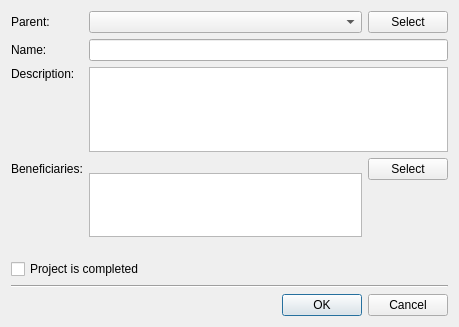
<?xml version="1.0" encoding="UTF-8"?>
<ui version="4.0">
 <class>tt3::gui::CreateProjectDialog</class>
 <widget class="QDialog" name="tt3::gui::CreateProjectDialog">
  <property name="geometry">
   <rect>
    <x>0</x>
    <y>0</y>
    <width>459</width>
    <height>327</height>
   </rect>
  </property>
  <property name="windowTitle">
   <string>Create project</string>
  </property>
  <property name="windowIcon">
   <iconset resource="tt3-gui.qrc">
    <normaloff>:/tt3-gui/Resources/Images/Actions/CreateProjectLarge.png</normaloff>:/tt3-gui/Resources/Images/Actions/CreateProjectLarge.png</iconset>
  </property>
  <property name="modal">
   <bool>true</bool>
  </property>
  <layout class="QGridLayout" name="gridLayout">
   <item row="0" column="0">
    <widget class="QLabel" name="parentProjectLabel">
     <property name="text">
      <string>Parent:</string>
     </property>
    </widget>
   </item>
   <item row="0" column="1">
    <widget class="QComboBox" name="parentProjectComboBox"/>
   </item>
   <item row="0" column="2">
    <widget class="QPushButton" name="selectParentProjectPushButton">
     <property name="text">
      <string>Select</string>
     </property>
     <property name="icon">
      <iconset resource="tt3-gui.qrc">
       <normaloff>:/tt3-gui/Resources/Images/Actions/ViewProjectSmall.png</normaloff>:/tt3-gui/Resources/Images/Actions/ViewProjectSmall.png</iconset>
     </property>
    </widget>
   </item>
   <item row="1" column="0">
    <widget class="QLabel" name="displayNameLabel">
     <property name="text">
      <string>Name:</string>
     </property>
    </widget>
   </item>
   <item row="2" column="0">
    <widget class="QLabel" name="descriptionLabel">
     <property name="text">
      <string>Description:</string>
     </property>
     <property name="alignment">
      <set>Qt::AlignmentFlag::AlignLeading|Qt::AlignmentFlag::AlignLeft|Qt::AlignmentFlag::AlignTop</set>
     </property>
    </widget>
   </item>
   <item row="2" column="1" colspan="2">
    <widget class="QPlainTextEdit" name="descriptionPlainTextEdit">
     <property name="sizePolicy">
      <sizepolicy hsizetype="Expanding" vsizetype="Fixed">
       <horstretch>0</horstretch>
       <verstretch>0</verstretch>
      </sizepolicy>
     </property>
     <property name="maximumSize">
      <size>
       <width>16777215</width>
       <height>85</height>
      </size>
     </property>
     <property name="tabChangesFocus">
      <bool>true</bool>
     </property>
    </widget>
   </item>
   <item row="3" column="0">
    <widget class="QLabel" name="beneficiariesLabel">
     <property name="text">
      <string>Beneficiaries:</string>
     </property>
    </widget>
   </item>
   <item row="3" column="1" rowspan="2">
    <widget class="QListWidget" name="beneficiariesListWidget">
     <property name="sizePolicy">
      <sizepolicy hsizetype="Expanding" vsizetype="Expanding">
       <horstretch>0</horstretch>
       <verstretch>64</verstretch>
      </sizepolicy>
     </property>
     <property name="minimumSize">
      <size>
       <width>0</width>
       <height>0</height>
      </size>
     </property>
     <property name="maximumSize">
      <size>
       <width>16777215</width>
       <height>64</height>
      </size>
     </property>
     <property name="baseSize">
      <size>
       <width>0</width>
       <height>64</height>
      </size>
     </property>
    </widget>
   </item>
   <item row="3" column="2">
    <widget class="QPushButton" name="selectBeneficiariesPushButton">
     <property name="text">
      <string>Select</string>
     </property>
     <property name="icon">
      <iconset resource="tt3-gui.qrc">
       <normaloff>:/tt3-gui/Resources/Images/Actions/ViewBeneficiarySmall.png</normaloff>:/tt3-gui/Resources/Images/Actions/ViewBeneficiarySmall.png</iconset>
     </property>
    </widget>
   </item>
   <item row="4" column="2">
    <spacer name="verticalSpacer">
     <property name="orientation">
      <enum>Qt::Orientation::Vertical</enum>
     </property>
     <property name="sizeHint" stdset="0">
      <size>
       <width>20</width>
       <height>27</height>
      </size>
     </property>
    </spacer>
   </item>
   <item row="6" column="0" colspan="3">
    <widget class="Line" name="line">
     <property name="orientation">
      <enum>Qt::Orientation::Horizontal</enum>
     </property>
    </widget>
   </item>
   <item row="5" column="0" colspan="3">
    <widget class="QCheckBox" name="completedCheckBox">
     <property name="text">
      <string>Project is completed</string>
     </property>
    </widget>
   </item>
   <item row="7" column="0" colspan="3">
    <widget class="QDialogButtonBox" name="buttonBox">
     <property name="orientation">
      <enum>Qt::Orientation::Horizontal</enum>
     </property>
     <property name="standardButtons">
      <set>QDialogButtonBox::StandardButton::Cancel|QDialogButtonBox::StandardButton::Ok</set>
     </property>
    </widget>
   </item>
   <item row="1" column="1" colspan="2">
    <widget class="QLineEdit" name="displayNameLineEdit"/>
   </item>
  </layout>
 </widget>
 <tabstops>
  <tabstop>parentProjectComboBox</tabstop>
  <tabstop>selectParentProjectPushButton</tabstop>
  <tabstop>displayNameLineEdit</tabstop>
  <tabstop>descriptionPlainTextEdit</tabstop>
  <tabstop>beneficiariesListWidget</tabstop>
  <tabstop>selectBeneficiariesPushButton</tabstop>
  <tabstop>completedCheckBox</tabstop>
 </tabstops>
 <resources>
  <include location="tt3-gui.qrc"/>
 </resources>
 <connections>
  <connection>
   <sender>buttonBox</sender>
   <signal>accepted()</signal>
   <receiver>tt3::gui::CreateProjectDialog</receiver>
   <slot>accept()</slot>
   <hints>
    <hint type="sourcelabel">
     <x>248</x>
     <y>254</y>
    </hint>
    <hint type="destinationlabel">
     <x>157</x>
     <y>274</y>
    </hint>
   </hints>
  </connection>
  <connection>
   <sender>buttonBox</sender>
   <signal>rejected()</signal>
   <receiver>tt3::gui::CreateProjectDialog</receiver>
   <slot>reject()</slot>
   <hints>
    <hint type="sourcelabel">
     <x>316</x>
     <y>260</y>
    </hint>
    <hint type="destinationlabel">
     <x>286</x>
     <y>274</y>
    </hint>
   </hints>
  </connection>
  <connection>
   <sender>selectParentProjectPushButton</sender>
   <signal>clicked()</signal>
   <receiver>tt3::gui::CreateProjectDialog</receiver>
   <slot>_selectParentProjectPushButtonClicked()</slot>
   <hints>
    <hint type="sourcelabel">
     <x>298</x>
     <y>24</y>
    </hint>
    <hint type="destinationlabel">
     <x>185</x>
     <y>146</y>
    </hint>
   </hints>
  </connection>
  <connection>
   <sender>displayNameLineEdit</sender>
   <signal>textChanged(QString)</signal>
   <receiver>tt3::gui::CreateProjectDialog</receiver>
   <slot>_displayNameLineEditTextChanged(QString)</slot>
   <hints>
    <hint type="sourcelabel">
     <x>232</x>
     <y>59</y>
    </hint>
    <hint type="destinationlabel">
     <x>185</x>
     <y>146</y>
    </hint>
   </hints>
  </connection>
  <connection>
   <sender>descriptionPlainTextEdit</sender>
   <signal>textChanged()</signal>
   <receiver>tt3::gui::CreateProjectDialog</receiver>
   <slot>_descriptionPlainTextEditTextChanged()</slot>
   <hints>
    <hint type="sourcelabel">
     <x>232</x>
     <y>123</y>
    </hint>
    <hint type="destinationlabel">
     <x>185</x>
     <y>146</y>
    </hint>
   </hints>
  </connection>
  <connection>
   <sender>selectBeneficiariesPushButton</sender>
   <signal>clicked()</signal>
   <receiver>tt3::gui::CreateProjectDialog</receiver>
   <slot>_selectBeneficiariesPushButtonClicked()</slot>
   <hints>
    <hint type="sourcelabel">
     <x>298</x>
     <y>186</y>
    </hint>
    <hint type="destinationlabel">
     <x>185</x>
     <y>146</y>
    </hint>
   </hints>
  </connection>
 </connections>
 <slots>
  <slot>_selectParentProjectPushButtonClicked()</slot>
  <slot>_displayNameLineEditTextChanged(QString)</slot>
  <slot>_descriptionPlainTextEditTextChanged()</slot>
  <slot>_selectBeneficiariesPushButtonClicked()</slot>
 </slots>
</ui>
